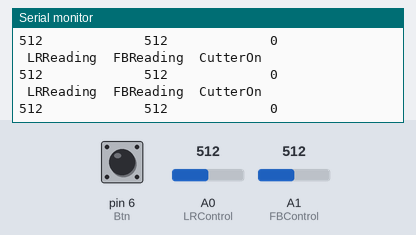
This sketch was run on a simulated Arduino Uno, built with avr-gcc and run on an emulated ATmega328P. Parts: the last lines printed to the serial monitor. Inputs (shaded band) come from the test bench; at power-on: A1 (FBControl) = 512, pin 6 (Btn) LOW, A0 (LRControl) = 512. No radio packets arrive unless stated.

Above: at 7.2 s.
7.3 s: A1 (FBControl) set to 988
At 7.5 s:
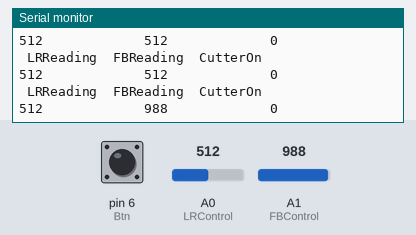
10.3 s: A1 (FBControl) set to 1008
At 10.43 s:
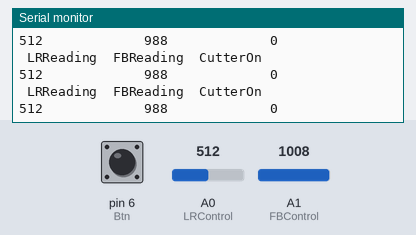
14.8 s: A1 (FBControl) set to 8
At 14.84 s:
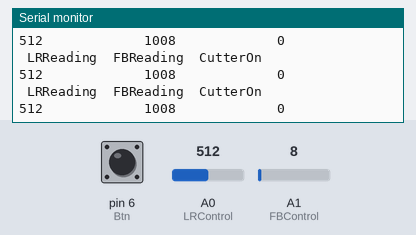
17.8 s: A1 (FBControl) set to 11
At 17.95 s:
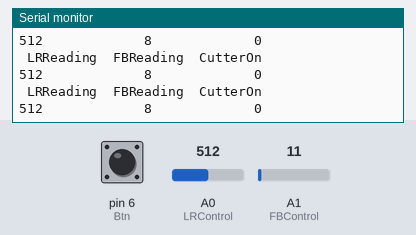
Timing chart, 0 to 20.3 s (numbered marks = the images above; inputs shaded):
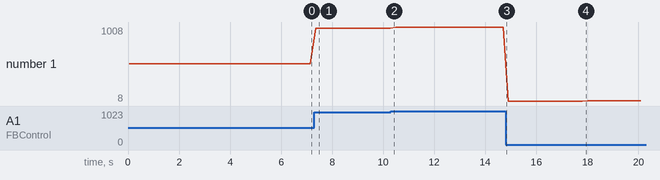

The sketch:

MowerRemoteController.ino
```cpp
#include <printf.h>
#include <SPI.h>
#include <nRF24L01.h>
#include <RF24_config.h>
#include <RF24.h>

char xyData[32] = "";
int FBControl=A1;
int LRControl=A0;
int Btn=6;
RF24 radio(7,8);
const byte address[6] = "00011";
String FBReading;
String LRReading;
String Transmit;
bool CutterOn;

void setup() {
  Serial.begin(9600);
radio.begin();                  //Starting the Wireless communication
radio.openWritingPipe(address); //Setting the address where we will send the data
radio.setPALevel(RF24_PA_MAX);  //You can set it as minimum or maximum depending on the distance between the transmitter and receiver.
radio.stopListening();          //This sets the module as transmitter

  pinMode(FBControl,INPUT);
  pinMode(LRControl,INPUT);
  pinMode(Btn,INPUT);
}

void loop() {
  FBReading=analogRead(FBControl);
  LRReading=analogRead(LRControl);
  CutterOn=digitalRead(Btn);

//LRReading=map(LRReading,897,87,0,255);
//FBReading=map(FBReading,948,60,0,255);

 Serial.print(" LRReading ");
 Serial.print(" FBReading ");
 Serial.print(" CutterOn ");
 Serial.println("") ;
 Serial.print(LRReading);
 Serial.print("             ") ;
 Serial.print(FBReading);
 Serial.print("             ") ;
 Serial.print(CutterOn);
 Serial.println("");


 FBReading.toCharArray(xyData,5);
 radio.write(&xyData, sizeof(xyData));  //Sending the message to receiver
 LRReading.toCharArray(xyData,5);
 radio.write(&xyData, sizeof(xyData));
 radio.write(&CutterOn, sizeof(CutterOn));

 delay (200);


}
```

Measured:
- after the input at 7.3 s, the serial monitor: prints a new line after 0.06 s (image 1)
- plotted number 1: 512 → 988 after the input at 7.3 s, 988 → 1008 after the input at 10.3 s, 1008 → 8 after the input at 14.8 s, 8 → 11 after the input at 17.8 s
